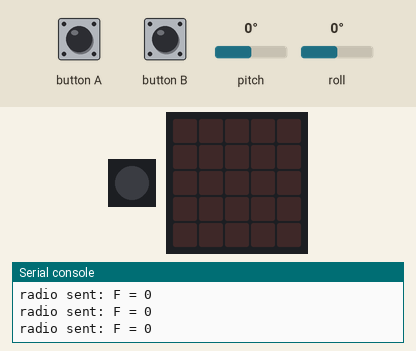
Simulated run of this program. Board: Calliope mini (MakeCode). Parts: 1 RGB LEDs in strip order, left to right, the board's 5×5 LED display, the last lines printed to the serial console. Inputs (shaded band) come from the test bench; at power-on: pitch 0°, roll 0°. No radio messages arrive unless stated (any console line starting 'radio sent:' is added by the test bench).

Above: at 1.2 s.
1.3 s: button A pressed for 0.15 s
At 2.6 s:
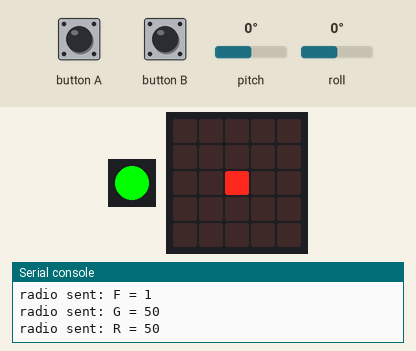
2.9 s: pitch set to -172°
At 3.9 s:
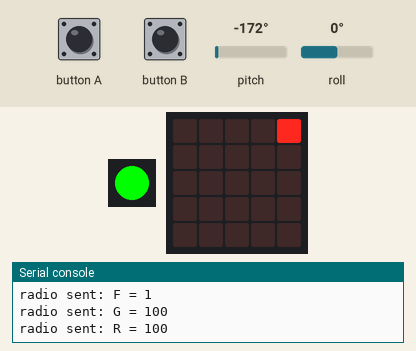
4.4 s: button B pressed for 0.15 s
At 4.56 s:
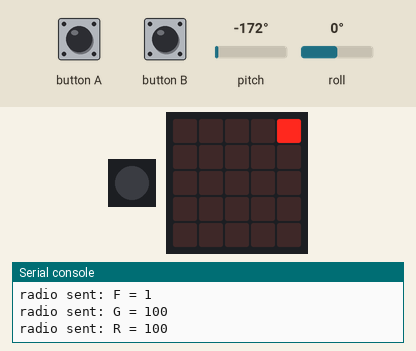
6.1 s: button A pressed for 0.15 s
At 6.9 s:
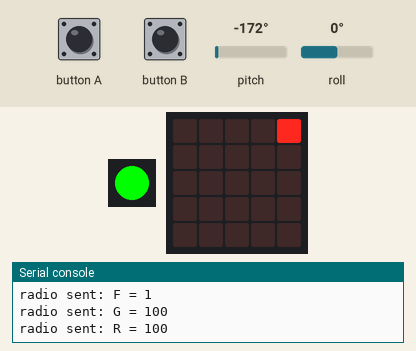
7.7 s: roll set to -172°
At 8.9 s:
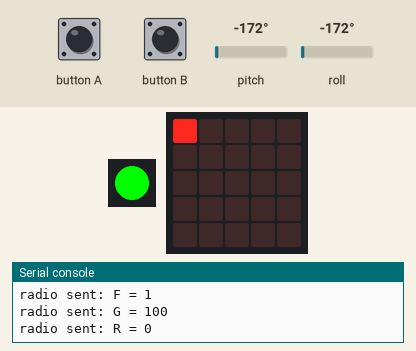
9.2 s: button B pressed for 0.15 s
At 9.36 s:
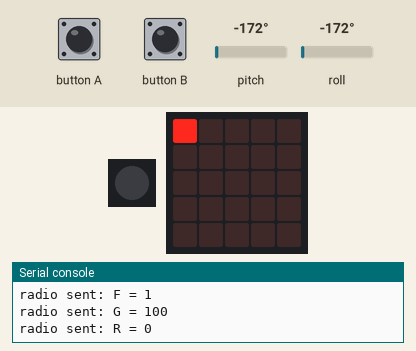
Timing chart, 0 to 11.9 s (numbered marks = the images above; inputs shaded):
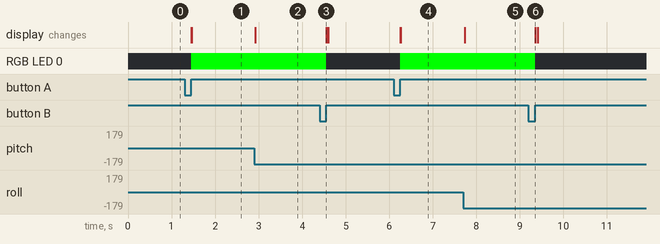

Measured:
- after the input at 1.3 s, RGB LED 0: off → RGB(0, 255, 0) after 0.15 s
- after the input at 2.9 s, the display: changes at once (image 2)
- after the input at 4.4 s, RGB LED 0: RGB(0, 255, 0) → off after 0.15 s
- after the input at 6.1 s, RGB LED 0: off → RGB(0, 255, 0) after 0.15 s
- after the input at 7.7 s, the display: changes at once (image 5)
- after the input at 9.2 s, RGB LED 0: RGB(0, 255, 0) → off after 0.15 s

The program:

main.ts
```typescript
input.onButtonEvent(Button.A, input.buttonEventClick(), function () {
    Fahren = true
    basic.setLedColor(0x00ff00)
})
input.onButtonEvent(Button.B, input.buttonEventClick(), function () {
    Fahren = false
    basic.turnRgbLedOff()
})
let Richtung = 0
let Geschwindigkeit = 0
let LedY = 0
let LedX = 0
let NeigungY = 0
let NeigungX = 0
let Fahren = false
let MaxNeigungswinkel = 30
radio.setGroup(1)
basic.turnRgbLedOff()
basic.forever(function () {
    if (Fahren) {
        NeigungX = input.rotation(Rotation.Roll)
        NeigungY = input.rotation(Rotation.Pitch)
        NeigungX = Math.constrain(NeigungX, MaxNeigungswinkel * -1, MaxNeigungswinkel)
        NeigungY = Math.constrain(NeigungY, MaxNeigungswinkel * -1, MaxNeigungswinkel)
        led.unplot(LedX, LedY)
        LedX = Math.map(NeigungX, MaxNeigungswinkel * -1, MaxNeigungswinkel, 0, 4)
        LedY = Math.map(NeigungY, MaxNeigungswinkel * -1, MaxNeigungswinkel, 0, 4)
        led.plot(LedX, LedY)
        Geschwindigkeit = 100 - Math.map(NeigungY, MaxNeigungswinkel * -1, MaxNeigungswinkel, 0, 100)
        Richtung = Math.map(NeigungX, MaxNeigungswinkel * -1, MaxNeigungswinkel, 0, 100)
        radio.sendValue("F", 1)
        radio.sendValue("G", Geschwindigkeit)
        radio.sendValue("R", Richtung)
        basic.pause(50)
    } else {
        radio.sendValue("F", 0)
        basic.clearScreen()
    }
})
```

test.ts
```typescript
// Hier kann man Tests durchführen; diese Datei wird nicht kompiliert, wenn dieses Paket als Erweiterung verwendet wird.
```
